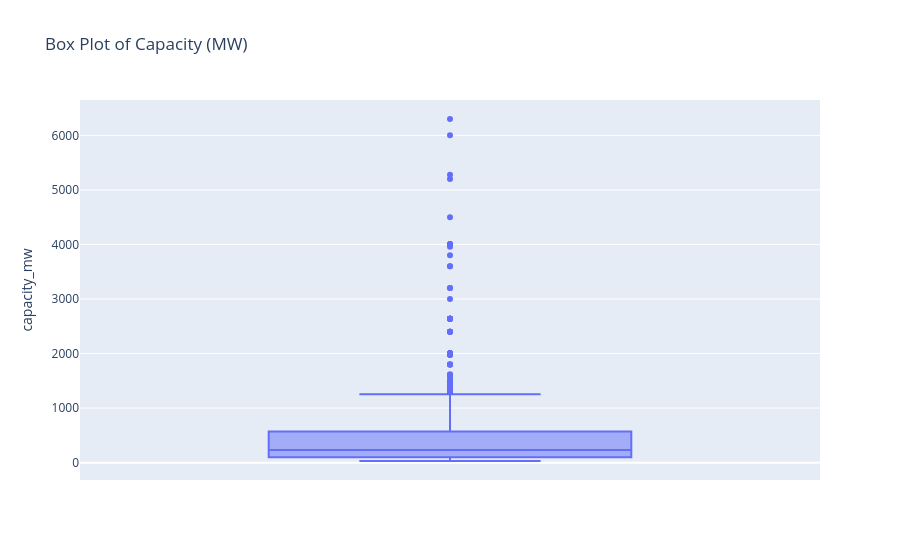

Notebook code for this chart:
### Code cell
#check outliers
px.box(df, y='capacity_mw', title='Box Plot of Capacity (MW)')

### Figure 1 — Plotly figure (JSON) as saved in the notebook; plotly's stock layout.template omitted (floating-point values rounded to 4 significant figures; data arrays with more than 128 entries replaced by an {"elided": "..."} marker saying what was removed)
{"data": [{"alignmentgroup": "True", "hovertemplate": "capacity_mw=%{y}<extra></extra>", "legendgroup": "", "marker": {"color": "#636efa"}, "name": "", "notched": false, "offsetgroup": "", "orientation": "v", "showlegend": false, "type": "box", "x0": " ", "xaxis": "x", "y": {"elided": "11324 int values"}, "y0": " ", "yaxis": "y"}], "layout": {"boxmode": "group", "legend": {"tracegroupgap": 0}, "title": {"text": "Box Plot of Capacity (MW)"}, "xaxis": {"anchor": "y", "domain": [0, 1]}, "yaxis": {"anchor": "x", "domain": [0, 1], "title": {"text": "capacity_mw"}}}}
